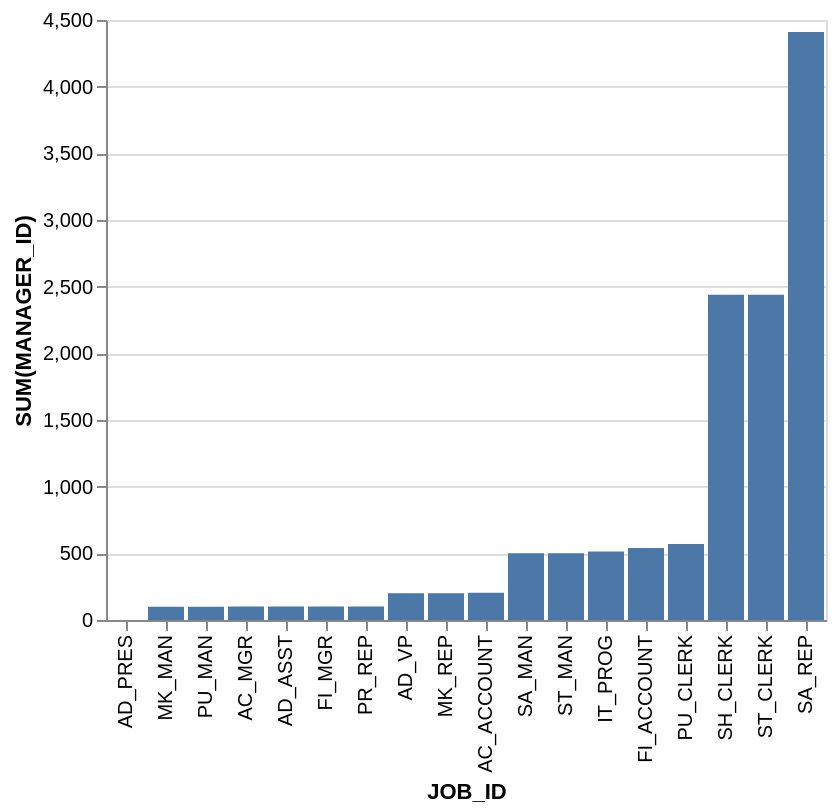

Specify this chart in Vega-Lite:
### Vega-Lite specification from a JSON file in a GitHub repository (floating-point values rounded to 4 significant figures)
{"data": {"values": [{"x_data": "AD_PRES", "y_data": 0}, {"x_data": "MK_MAN", "y_data": 100}, {"x_data": "PU_MAN", "y_data": 100}, {"x_data": "AC_MGR", "y_data": 101}, {"x_data": "AD_ASST", "y_data": 101}, {"x_data": "FI_MGR", "y_data": 101}, {"x_data": "PR_REP", "y_data": 101}, {"x_data": "AD_VP", "y_data": 200}, {"x_data": "MK_REP", "y_data": 201}, {"x_data": "AC_ACCOUNT", "y_data": 205}, {"x_data": "SA_MAN", "y_data": 500}, {"x_data": "ST_MAN", "y_data": 500}, {"x_data": "IT_PROG", "y_data": 514}, {"x_data": "FI_ACCOUNT", "y_data": 540}, {"x_data": "PU_CLERK", "y_data": 570}, {"x_data": "SH_CLERK", "y_data": 2440}, {"x_data": "ST_CLERK", "y_data": 2440}, {"x_data": "SA_REP", "y_data": 4410}]}, "mark": "bar", "encoding": {"x": {"field": "x_data", "type": "nominal", "title": "JOB_ID", "sort": {"op": "sum", "field": "y_data", "order": "ascending"}}, "y": {"field": "y_data", "type": "quantitative", "title": "SUM(MANAGER_ID)"}}}
